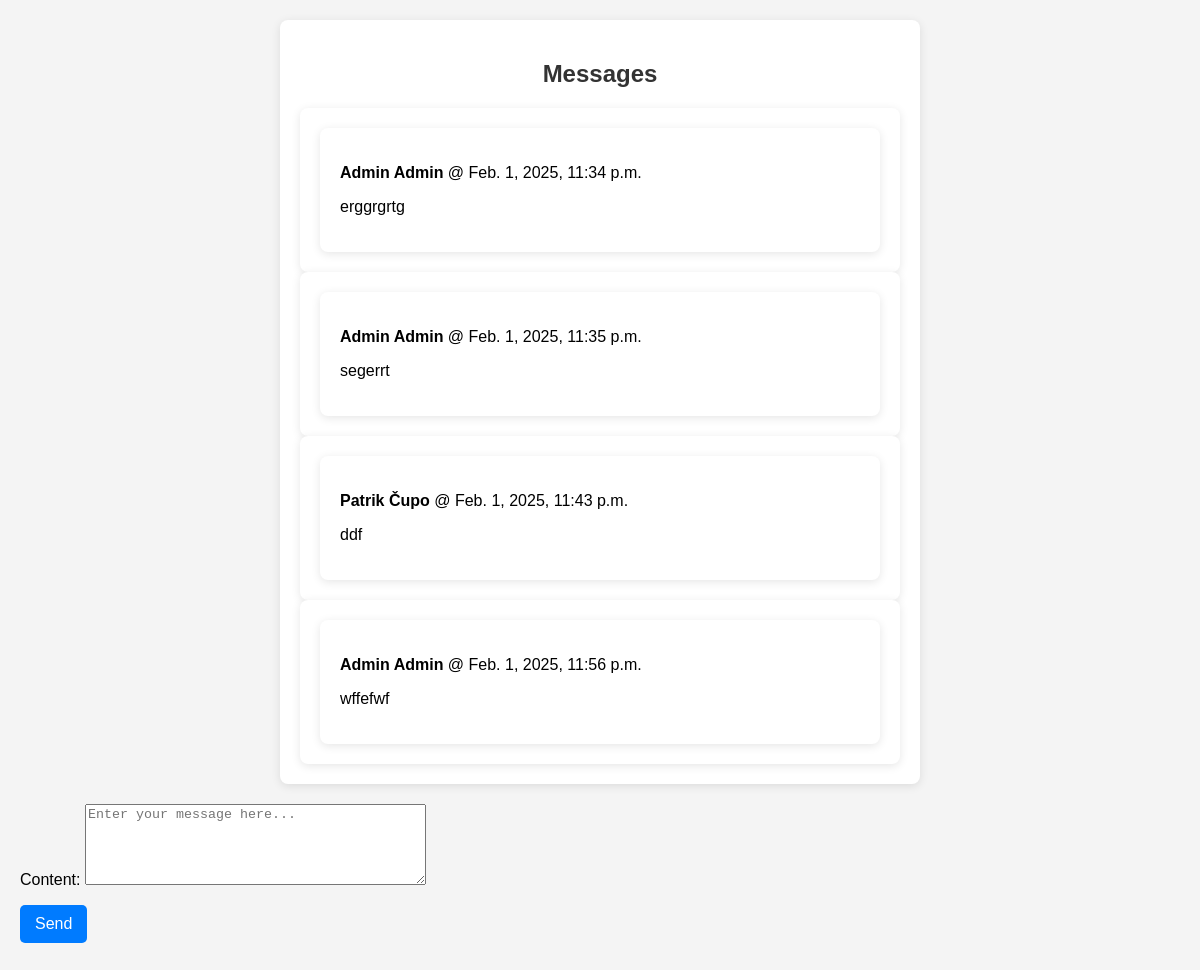
The app's page /messenger/2/ (signed in) with its own data.
### messenger/models.py (models this page shows)
class Message(models.Model):
    chat = models.ForeignKey(Chat, related_name='messages', on_delete=models.CASCADE)
    content = models.TextField()
    created_at = models.DateTimeField(auto_now_add=True)
    created_by = models.ForeignKey(User, related_name='created_messages', on_delete=models.CASCADE)

### messenger/views.py (the view)
# urls.py: path('<int:pk>/', views.detail, name='detail'),
@login_required
def detail(request, pk):
    chat = Chat.objects.filter(members__in=[request.user.id]).get(pk=pk)
    if request.method == 'POST':
        form = MessageForm(request.POST)
        if form.is_valid():
            chat_message = form.save(commit=False)
            chat_message.chat = chat
            chat_message.created_by = request.user
            chat_message.save()
            chat.save()
            return redirect('messenger:detail', pk=pk)
    else:
        form = MessageForm()
    return render(request, 'messenger/detail.html', {
        'chat': chat,
        'form': form
    })

### messenger/forms.py
class MessageForm(forms.ModelForm):
    class Meta:
        model = Message
        fields = ("content",)
        widgets = {
            'content': Textarea(attrs={'placeholder': 'Enter your message here...', 'rows': 5}),
        }

### messenger/templates/messenger/detail.html (shortened to what this page needs)
{% load static %}
<html lang="en">
<head>
    <link rel="stylesheet" href="{% static 'messenger/detail.css' %}">
</head>
<body>
    <body>
        <div>
            <h2>Messages</h2>
            {% if chat.messages.all %}
                {% for message in chat.messages.all %}
                    <div>
                        <div>
                            <p><strong>{{ message.created_by.first_name }} {{ message.created_by.last_name }}</strong> @ {{ message.created_at }}</p>
                            <p>{{ message.content }}</p>
                        </div>
                    </div>
                {% endfor %}
            {% else %}
                <p>No messages in this conversation.</p>
            {% endif %}
        </div>
        <form method="post" action=".">
            {{ form.as_p }}
            <button>Send</button>
        </form>
    </body>
</body>
</html>

### messenger/static/messenger/detail.css (style rules this page uses)
body { font-family: Arial, sans-serif; background-color: #f4f4f4; margin: 0; padding: 20px; }
div { background-color: #ffffff; border-radius: 8px; box-shadow: 0 2px 10px rgba(0, 0, 0, 0.1); padding: 20px; max-width: 600px; margin: auto; }
h2 { text-align: center; color: #333; }
form { margin-top: 20px; }
button { background-color: #007bff; color: white; border: none; border-radius: 5px; padding: 10px 15px; cursor: pointer; font-size: 16px; transition: background-color 0.3s ease; }

### records on screen
Message: created_by.first_name "Admin", created_by.last_name "Admin", created_at "Feb. 1, 2025, 11:34 p.m.", content "erggrgrtg"
Message: created_by.first_name "Admin", created_by.last_name "Admin", created_at "Feb. 1, 2025, 11:35 p.m.", content "segerrt"
Message: created_by.first_name "Patrik", created_by.last_name "Čupo", created_at "Feb. 1, 2025, 11:43 p.m.", content "ddf"
Message: created_by.first_name "Admin", created_by.last_name "Admin", created_at "Feb. 1, 2025, 11:56 p.m.", content "wffefwf"
